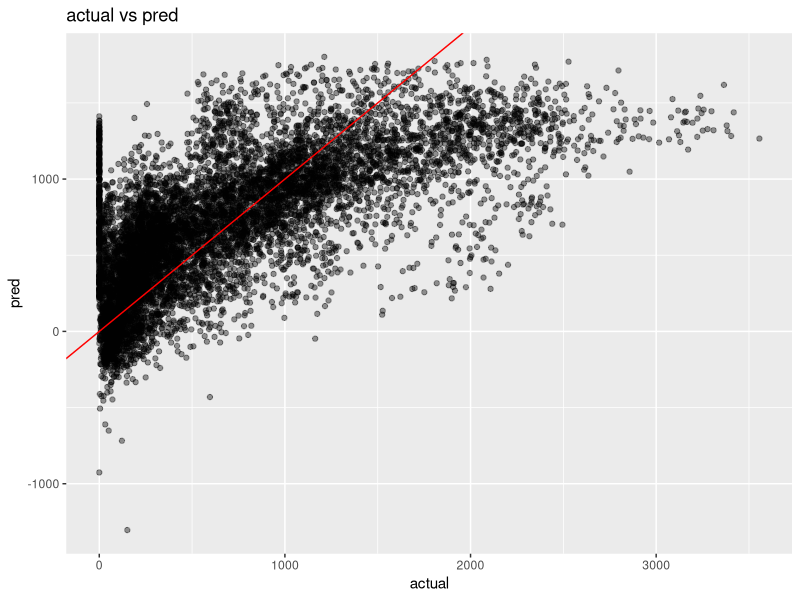
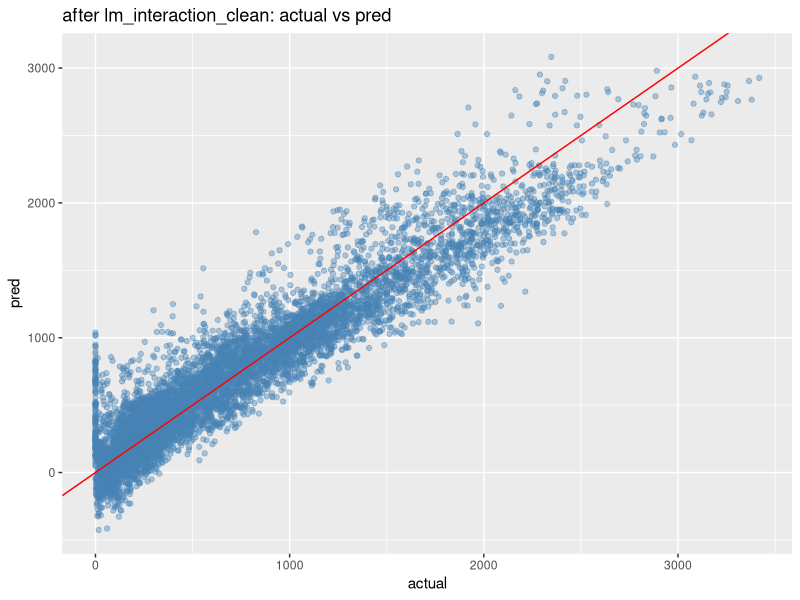

Write R code to recreate these figures, in order.
## 1. 데이터 불러오기 및 특성 파악 (Question 1)
SeoulBike<- read.csv("SeoulBikeData.csv")
str(SeoulBike)
summary(SeoulBike)

## 2. 변수 이름 수정 (Question 2)
names(SeoulBike) <- c(
  "Date",          # 날짜
  "Rented",        # 대여량
  "Hour",          # 시간
  "Temp",          # 온도
  "Humidity",      # 습도
  "WindSp",        # 풍속
  "Visibility",    # 가시거리
  "Dew",           # 이슬점
  "Solar",         # 일사량
  "Rain",          # 강수량
  "Snow",          # 적설량
  "Holiday",       # 공휴일 여부
  "FunctioningDay" # 운영일 여부
)
str(SeoulBike)

## 3. 데이터 타입 변환 (Question 3)
# (1) Date: 문자 -> Date 유형
SeoulBike$Date <- as.Date(SeoulBike$Date, format = "%d/%m/%Y")

# (2) Holiday: "No Holiday"→0, "Holiday"→1
SeoulBike$Holiday <- ifelse(SeoulBike$Holiday == "No Holiday", 0, 1)

# (3) FunctioningDay: "Yes"→1, "No"→0
SeoulBike$FunctioningDay <- ifelse(SeoulBike$FunctioningDay == "Yes", 1, 0)

str(SeoulBike)

## 4. 불필요 변수 선정 (Question 4)
# Dew: 온도(Temp), 습도(Humidity)와 강한 다중공선성(중복 정보) 존재
# FunctioningDay: 값의 분산이 매우 낮아 정보 가치 없음

## 다중공선성 확인하여 근거 제시
library(car)
lm_initial <- lm(Rented ~ Hour + Temp + Humidity + WindSp + Visibility + Dew + Solar + Rain + Snow + Holiday + FunctioningDay, data = SeoulBike)
vif(lm_initial) # Dew 값 매우 높음(VIF > 10 예상), FunctioningDay 분산 낮음(거의 1)

## 5. 불필요 변수 제거 (Question 5)
Bike2 <- subset(SeoulBike, select = -c(Dew, FunctioningDay))
str(Bike2)

## 6. 연구 가설 세우기 (Question 6)
# Temp (+): 온도 상승 → 대여량 증가
# Humidity (-): 습도 상승 → 대여량 감소
# WindSp (-): 풍속 증가 → 대여량 감소
# Visibility (+): 가시거리 증가 → 대여량 증가
# Solar (+): 일사량 증가 → 대여량 증가
# Rain (-): 비 증가 → 대여량 감소
# Snow (-): 눈 증가 → 대여량 감소
# Hour: 출퇴근 시간대(7-9시, 17-19시) → 대여량 증가
# Holiday (+): 공휴일 → 대여량 증가 예상

## 7. 다중선형회귀모델 적합 (Question 7)
lm_model <- lm(
  Rented ~ Hour + Temp + Humidity + WindSp + Visibility + Solar + Rain + Snow + Holiday,
  data = Bike2
)
summary(lm_model)

## 8. 다중공선성 재확인 (Question 8)
vif_values <- vif(lm_model)
print(vif_values)

## 9. 모델 성능 확인 및 시각화 (Question 9)
# (1) RMSE 계산
Bike2$pred <- predict(lm_model, Bike2)
rmse <- sqrt(mean((Bike2$Rented - Bike2$pred)^2))
cat("RMSE:", round(rmse, 2), "\n")

# (2) 결정계수(R²), 조정된 R² 계산
r2 <- summary(lm_model)$r.squared
adj_r2 <- summary(lm_model)$adj.r.squared
cat("R2:", round(r2, 4), "\n")
cat("Adjusted R2:", round(adj_r2, 4), "\n")

# (3) ggplot2로 실제 vs 예측값 산점도
library(ggplot2)
ggplot(Bike2, aes(x = Rented, y = pred)) +
  geom_point(alpha = 0.4) +
  geom_abline(slope = 1, intercept = 0, color = "red") +
  labs(
    title = "actual vs pred",
    x = "actual",
    y = "pred"
  )
## 10. 중간평가 및 해석 (수정 버전)

# (1) 변수별 해석
# - Temp(양의 관계): 온도가 올라가면 대여량 증가
# - Rain(음의 관계): 비가 오면 대여량 감소
# - Humidity(음의 관계): 습도가 높으면 대여량 감소
# - Hour: 출퇴근 시간대에 대여량 증가
# - Holiday(양의 관계): 공휴일 대여량 증가

# (2) 모델 전체 평가
# - Adjusted R²는 약 0.47 수준으로, 전체 변동의 절반 미만만 설명
# - 이는 계절성, 요일, 비선형 패턴 등이 포함되지 않아 생긴 한계임
# - RMSE는 약 450~470 수준으로, 다소 높은 편

# (3) 결론 및 추가 분석 제안
# 계절성(요일, 월 등 날짜 변수)을 추가하면 성능이 더 개선될 수 있음.
# 다항항(Temp^2 등), 교호작용(Temp*Hour 등)을 추가하면 추가 성능 향상 가능.
# 잔차분석을 통한 정규성, 등분산성 진단이 권장됨.

## 11. 성능 향상 모델 구축 (비선형성 + 상호작용 다수 포함)
# 2. 변수 제거 및 파생
Bike2 <- subset(SeoulBike, select = -c(Dew, FunctioningDay))
Bike2$HourF <- factor(Bike2$Hour)
Bike2$Month <- as.factor(format(Bike2$Date, "%m"))
Bike2$Weekday <- as.factor(weekdays(Bike2$Date))
Bike2$MonthNum <- as.numeric(format(Bike2$Date, "%m"))
Bike2$Season <- ifelse(Bike2$MonthNum %in% c(3,4,5), "spring",
                       ifelse(Bike2$MonthNum %in% c(6,7,8), "summer",
                              ifelse(Bike2$MonthNum %in% c(9,10,11), "fall", "winter")))
Bike2$SeasonF <- as.factor(Bike2$Season)

# 3. 날짜 기반 파생 변수 추가
Bike2$Weekend <- ifelse(Bike2$Weekday %in% c("Saturday", "Sunday", "토요일", "일요일"), "Yes", "No")
Bike2$Weekend <- as.factor(Bike2$Weekend)
Bike2$Quarter <- quarters(Bike2$Date)
Bike2$Quarter <- as.factor(Bike2$Quarter)
Bike2$IsHolidayWeekend <- ifelse(Bike2$Holiday == 1 | Bike2$Weekend == "Yes", "Yes", "No")
Bike2$IsHolidayWeekend <- as.factor(Bike2$IsHolidayWeekend)

# 4. RushHour 생성
day_names <- weekdays(Bike2$Date)
if (all(grepl("[가-힣]", day_names))) {
  work_days <- c("월요일", "화요일", "수요일", "목요일", "금요일")
} else {
  Sys.setlocale("LC_TIME", "C")
  Bike2$Weekday <- weekdays(Bike2$Date)
  work_days <- c("Monday", "Tuesday", "Wednesday", "Thursday", "Friday")
}
Bike2$Holiday <- ifelse(Bike2$Holiday %in% c(0, "No", "N", "0", FALSE), "No", "Yes")
Bike2$RushHour <- with(Bike2, ifelse(Holiday == "No" & Weekday %in% work_days & Hour >= 7 & Hour <= 9, "Yes", "No"))
Bike2$RushHour <- factor(Bike2$RushHour)

# 5. 로그 변환
Bike2$Solar_log <- log1p(as.numeric(Bike2$Solar))
Bike2$Rain_log <- log1p(as.numeric(Bike2$Rain))
Bike2$Snow_log <- log1p(as.numeric(Bike2$Snow))
Bike2$Vis_diff_log <- log1p(2000 - as.numeric(Bike2$Visibility))
Bike2 <- subset(Bike2, select = -c(Solar, Rain, Snow, Visibility))

# 6. 최종 모델 구성 (전체)
lm_final <- lm(
  Rented ~ Temp + I(Temp^2) + Humidity + I(Humidity^2) + WindSp +
    Solar_log + Rain_log + Snow_log + Vis_diff_log +
    Holiday + HourF + Temp:HourF + Vis_diff_log:HourF +
    Rain_log:Holiday + Month + Weekday + SeasonF + RushHour +
    Rain_log:HourF + Holiday:Weekday + Humidity:SeasonF +
    RushHour:Rain_log + RushHour:Temp + WindSp:HourF +
    Weekend + Quarter + IsHolidayWeekend +
    Weekend:HourF + IsHolidayWeekend:Rain_log,
  data = Bike2
)

# 7. 평가
Bike2$pred_final <- predict(lm_final, newdata = Bike2)
cat("전체 RMSE:", round(sqrt(mean((Bike2$Rented - Bike2$pred_final)^2)), 2), "\n")
cat("전체 R2:", round(summary(lm_final)$r.squared, 4), "\n")
cat("전체 Adjusted R2:", round(summary(lm_final)$adj.r.squared, 4), "\n")

# 8. 이상치 제거 (Cook's Distance 기준)
cooks_d <- cooks.distance(lm_final)
threshold <- 4 / nrow(Bike2)
Bike2_clean <- Bike2[cooks_d < threshold, ]
cat("제거된 이상치 수:", nrow(Bike2) - nrow(Bike2_clean), "\n")

# 9. 이상치 제거 후 모델 재학습
lm_clean <- lm(
  Rented ~ Temp + I(Temp^2) + Humidity + I(Humidity^2) + WindSp +
    Solar_log + Rain_log + Snow_log + Vis_diff_log +
    Holiday + HourF + Temp:HourF + Vis_diff_log:HourF +
    Rain_log:Holiday + Month + Weekday + SeasonF + RushHour +
    Rain_log:HourF + Holiday:Weekday + Humidity:SeasonF +
    RushHour:Rain_log + RushHour:Temp + WindSp:HourF +
    Weekend + Quarter + IsHolidayWeekend +
    Weekend:HourF + IsHolidayWeekend:Rain_log,
  data = Bike2_clean
)

Bike2_clean$pred_clean <- predict(lm_clean, newdata = Bike2_clean)
cat("[이상치 제거] RMSE:", round(sqrt(mean((Bike2_clean$Rented - Bike2_clean$pred_clean)^2)), 2), "\n")
cat("[이상치 제거] R2:", round(summary(lm_clean)$r.squared, 4), "\n")
cat("[이상치 제거] Adjusted R2:", round(summary(lm_clean)$adj.r.squared, 4), "\n")

# 10. 시각화
ggplot(Bike2_clean, aes(x = Rented, y = pred_clean)) +
  geom_point(alpha = 0.4, color = "steelblue") +
  geom_abline(slope = 1, intercept = 0, color = "red") +
  labs(
    title = "after lm_interaction_clean: actual vs pred",
    x = "actual",
    y = "pred"
  )
